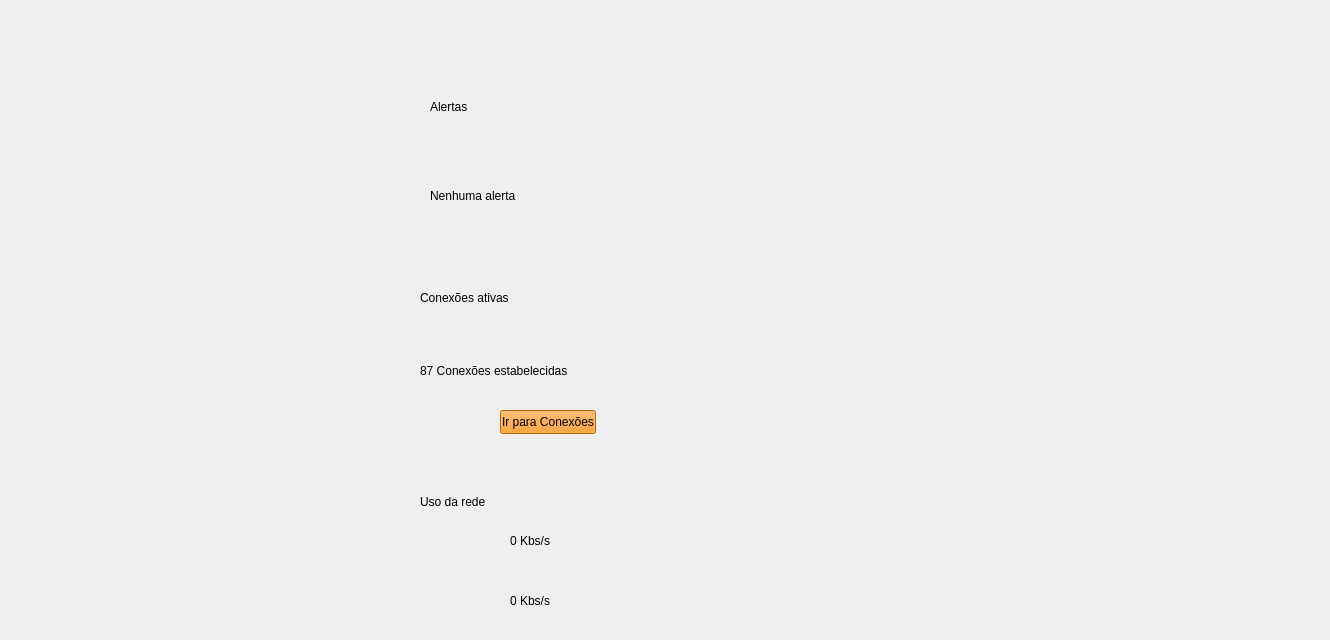
    <widget class="QWidget" name="tab">
     <attribute name="title">
      <string>Home</string>
     </attribute>
     <widget class="QLabel" name="label_Background">
      <property name="enabled">
       <bool>true</bool>
      </property>
      <property name="geometry">
       <rect>
        <x>510</x>
        <y>130</y>
        <width>811</width>
        <height>491</height>
       </rect>
      </property>
      <property name="text">
       <string/>
      </property>
      <property name="textFormat">
       <enum>Qt::TextFormat::PlainText</enum>
      </property>
      <property name="pixmap">
       <pixmap>../images/imagem_logo-removebg-preview_new.png</pixmap>
      </property>
      <property name="alignment">
       <set>Qt::AlignmentFlag::AlignRight|Qt::AlignmentFlag::AlignTrailing|Qt::AlignmentFlag::AlignVCenter</set>
      </property>
     </widget>
     <widget class="QWidget" name="verticalWidget" native="true">
      <property name="geometry">
       <rect>
        <x>160</x>
        <y>50</y>
        <width>211</width>
        <height>581</height>
       </rect>
      </property>
      <layout class="QVBoxLayout" name="verticalLayout_imagens">
       <item alignment="Qt::AlignmentFlag::AlignHCenter|Qt::AlignmentFlag::AlignVCenter">
        <widget class="QLabel" name="label_ImgAlerta">
         <property name="text">
          <string/>
         </property>
         <property name="pixmap">
          <pixmap>../images/iconeataquepequeno_menor.png</pixmap>
         </property>
        </widget>
       </item>
       <item alignment="Qt::AlignmentFlag::AlignHCenter|Qt::AlignmentFlag::AlignVCenter">
        <widget class="QLabel" name="label_ImgConexoes">
         <property name="text">
          <string/>
         </property>
         <property name="pixmap">
          <pixmap>../images/iconeconexoespequeno_menor.png</pixmap>
         </property>
        </widget>
       </item>
       <item alignment="Qt::AlignmentFlag::AlignHCenter|Qt::AlignmentFlag::AlignVCenter">
        <widget class="QLabel" name="label_ImgRede">
         <property name="enabled">
          <bool>false</bool>
         </property>
         <property name="maximumSize">
          <size>
           <width>16777215</width>
           <height>512</height>
          </size>
         </property>
         <property name="text">
          <string/>
         </property>
         <property name="textFormat">
          <enum>Qt::TextFormat::RichText</enum>
         </property>
         <property name="pixmap">
          <pixmap>../images/interneticonepequeno_menor.png</pixmap>
         </property>
         <property name="scaledContents">
          <bool>false</bool>
         </property>
        </widget>
       </item>
      </layout>
     </widget>
     <widget class="QLabel" name="label_Download">
      <property name="geometry">
       <rect>
        <x>510</x>
        <y>520</y>
        <width>131</width>
        <height>41</height>
       </rect>
      </property>
      <property name="styleSheet">
       <string notr="true">font: 16pt &quot;Segoe UI&quot;;</string>
      </property>
      <property name="text">
       <string>0 Kbs/s</string>
      </property>
     </widget>
     <widget class="QLabel" name="label_CoEstabelecidas">
      <property name="geometry">
       <rect>
        <x>420</x>
        <y>360</y>
        <width>281</width>
        <height>21</height>
       </rect>
      </property>
      <property name="styleSheet">
       <string notr="true">font: 16pt &quot;Segoe UI&quot;;</string>
      </property>
      <property name="text">
       <string>87 Conexões estabelecidas</string>
      </property>
     </widget>
     <widget class="QPushButton" name="button_Conexoes">
      <property name="geometry">
       <rect>
        <x>500</x>
        <y>410</y>
        <width>96</width>
        <height>24</height>
       </rect>
      </property>
      <property name="styleSheet">
       <string notr="true">color: black;
background-color:darkorange</string>
      </property>
      <property name="text">
       <string>Ir para Conexões</string>
      </property>
      <property name="autoDefault">
       <bool>false</bool>
      </property>
      <property name="default">
       <bool>false</bool>
      </property>
      <property name="flat">
       <bool>false</bool>
      </property>
     </widget>
     <widget class="QLabel" name="label_Alerta">
      <property name="geometry">
       <rect>
        <x>430</x>
        <y>100</y>
        <width>101</width>
        <height>41</height>
       </rect>
      </property>
      <property name="styleSheet">
       <string notr="true">font: 24pt &quot;Segoe UI&quot;;</string>
      </property>
      <property name="text">
       <string>Alertas</string>
      </property>
      <property name="alignment">
       <set>Qt::AlignmentFlag::AlignLeading|Qt::AlignmentFlag::AlignLeft|Qt::AlignmentFlag::AlignTop</set>
      </property>
     </widget>
     <widget class="QLabel" name="label_Alertanotif">
      <property name="geometry">
       <rect>
        <x>430</x>
        <y>170</y>
        <width>801</width>
        <height>51</height>
       </rect>
      </property>
      <property name="styleSheet">
       <string notr="true">font: 16pt &quot;Segoe UI&quot;;</string>
      </property>
      <property name="text">
       <string>Nenhuma alerta</string>
      </property>
     </widget>
     <widget class="QLabel" name="label_UsodaRede">
      <property name="geometry">
       <rect>
        <x>420</x>
        <y>470</y>
        <width>335</width>
        <height>63</height>
       </rect>
      </property>
      <property name="styleSheet">
       <string notr="true">font: 24pt &quot;Segoe UI&quot;;</string>
      </property>
      <property name="text">
       <string>Uso da rede</string>
      </property>
     </widget>
     <widget class="QLabel" name="label_ConexoesAtivas">
      <property name="geometry">
       <rect>
        <x>420</x>
        <y>282</y>
        <width>281</width>
        <height>31</height>
       </rect>
      </property>
      <property name="styleSheet">
       <string notr="true">font: 20pt &quot;Segoe UI&quot;;</string>
      </property>
      <property name="text">
       <string>Conexões ativas</string>
      </property>
     </widget>
     <widget class="QLabel" name="label_Upload">
      <property name="geometry">
       <rect>
        <x>510</x>
        <y>590</y>
        <width>131</width>
        <height>21</height>
       </rect>
      </property>
      <property name="styleSheet">
       <string notr="true">font: 16pt &quot;Segoe UI&quot;;</string>
      </property>
      <property name="text">
       <string>0 Kbs/s</string>
      </property>
     </widget>
     <widget class="QLabel" name="label_SetaDownload">
      <property name="geometry">
       <rect>
        <x>450</x>
        <y>530</y>
        <width>31</width>
        <height>31</height>
       </rect>
      </property>
      <property name="styleSheet">
       <string notr="true">color:black;</string>
      </property>
      <property name="text">
       <string/>
      </property>
      <property name="pixmap">
       <pixmap>../images/imgsetacima2.png</pixmap>
      </property>
      <property name="scaledContents">
       <bool>true</bool>
      </property>
     </widget>
     <widget class="QLabel" name="label_SetaUpload">
      <property name="geometry">
       <rect>
        <x>450</x>
        <y>590</y>
        <width>31</width>
        <height>31</height>
       </rect>
      </property>
      <property name="styleSheet">
       <string notr="true">color:black;</string>
      </property>
      <property name="text">
       <string/>
      </property>
      <property name="pixmap">
       <pixmap>../images/imgsetabaixo3.png</pixmap>
      </property>
      <property name="scaledContents">
       <bool>true</bool>
      </property>
     </widget>
    </widget>
